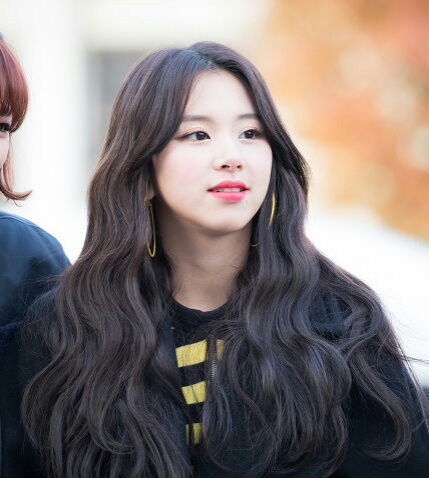
#> input picture dataset/train/Chaeyoung/1.jpg, 429 x 478 px; its folder holds only this picture in this run
$ python ProjectComputerVision.py
#> lines starting #> are read from the running program, lines starting #| are printed output that depends on the picture
#!/usr/bin/env python3

import os

import cv2
import numpy as np
from matplotlib import pyplot as plt


def get_path_list(root_path):
    '''
        To get a list of path directories from root path

        Parameters
        ----------
        root_path : str
            Location of root directory

        Returns
        -------
        list
            List containing the names of each person
    '''
    return sorted(os.listdir(root_path))


def get_class_id(root_path, train_names):
    '''
        To get a list of train images and a list of image classes id

        Parameters
        ----------
        root_path : str
            Location of images root directory
        train_names : list
            List containing the names of the train sub-directories

        Returns
        -------
        list
            List containing all image in the train directories
        list
            List containing all image classes id
    '''
#> called with root_path = './dataset/train/'
    image_list = []
    image_classes_list = []

    for idx, train_name in enumerate(train_names):
        train_dir = os.path.join(root_path, train_name)

        for image_name in get_path_list(train_dir):
            image_file = os.path.join(train_dir, image_name)
            image = cv2.imread(image_file)
#> image is the input picture: shape (478, 429, 3); mean B, G, R 122, 123.8, 133.3

            image_list.append(image)
            image_classes_list.append(idx)

    return image_list, image_classes_list


def detect_train_faces_and_filter(image_list, image_classes_list):
    '''
        To detect a face from given image list and filter it if the face on
        the given image is less than one

        Parameters
        ----------
        image_list : list
            List containing all loaded images
        image_classes_list : list
            List containing all image classes id

        Returns
        -------
        list
            List containing all filtered and cropped face images in grayscale
        list
            List containing all filtered image classes id
    '''
    train_face_grays = []
    filtered_classes_list = []

    face_cascade = cv2.CascadeClassifier("assets/haarcascade_frontalface_default.xml")

    for image, class_id in zip(image_list, image_classes_list):
        image = cv2.cvtColor(image, cv2.COLOR_BGR2GRAY)

        faces = face_cascade.detectMultiScale(
            image,
            scaleFactor=1.2,
            minNeighbors=5,
        )

        for face in faces:
            x,y,w,h = face

            train_face_grays.append(image[y:y+h, x:x+w])
            filtered_classes_list.append(class_id)

    return train_face_grays, filtered_classes_list


# [38 lines left out: function detect_test_faces_and_filter, not called in this run]


def train(train_face_grays, image_classes_list):
    '''
        To create and train face recognizer object

        Parameters
        ----------
        train_face_grays : list
            List containing all filtered and cropped face images in grayscale
        image_classes_list : list
            List containing all filtered image classes id

        Returns
        -------
        object
            Recognizer object after being trained with cropped face images
    '''
    recognizer = cv2.face.LBPHFaceRecognizer_create()
    recognizer.train(train_face_grays, np.array(image_classes_list))
    return recognizer


def get_test_images_data(test_root_path):
    '''
        To load a list of test images from given path list

        Parameters
        ----------
        test_root_path : str
            Location of images root directory

        Returns
        -------
        list
            List containing all image in the test directories
    '''
    image_list = []

    for image_name in get_path_list(test_root_path):
        image_file = os.path.join(test_root_path, image_name)

        image = cv2.imread(image_file)
        image_list.append(image)

    return image_list


# [97 lines left out: functions predict, draw_prediction_results, combine_and_show_result, not called in this run]


'''
You may modify the code below if it's marked between

-------------------
Modifiable
-------------------

and

-------------------
End of modifiable
-------------------
'''

if __name__ == "__main__":

    '''
        Please modify train_root_path value according to the location of
        your data train root directory

        -------------------
        Modifiable
        -------------------
    '''
    train_root_path = "./dataset/train/"
    '''
        -------------------
        End of modifiable
        -------------------
    '''

    train_names = get_path_list(train_root_path)
    train_image_list, image_classes_list = get_class_id(train_root_path, train_names)
#> train_image_list = 2 items; image_classes_list = [0, 1]
    train_face_grays, filtered_classes_list = detect_train_faces_and_filter(train_image_list, image_classes_list)
#> the loop in detect_train_faces_and_filter, `for image, class_id in zip(image_list, image_classes_list):` made 2 passes
#> (class_id, faces) on passes 1 to 2: (0, [[154, 83, 139, 139]]), (1, [[226, 485, 268, 268]])
#> pass 1, in detect_train_faces_and_filter, `image = cv2.cvtColor(image, cv2.COLOR_BGR2GRAY)`:
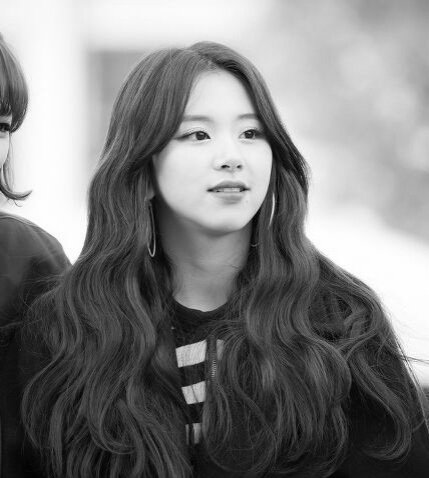
#> image: shape (478, 429); min 0, max 255, mean 126.4
#> pass 2, in detect_train_faces_and_filter, `image = cv2.cvtColor(image, cv2.COLOR_BGR2GRAY)`:
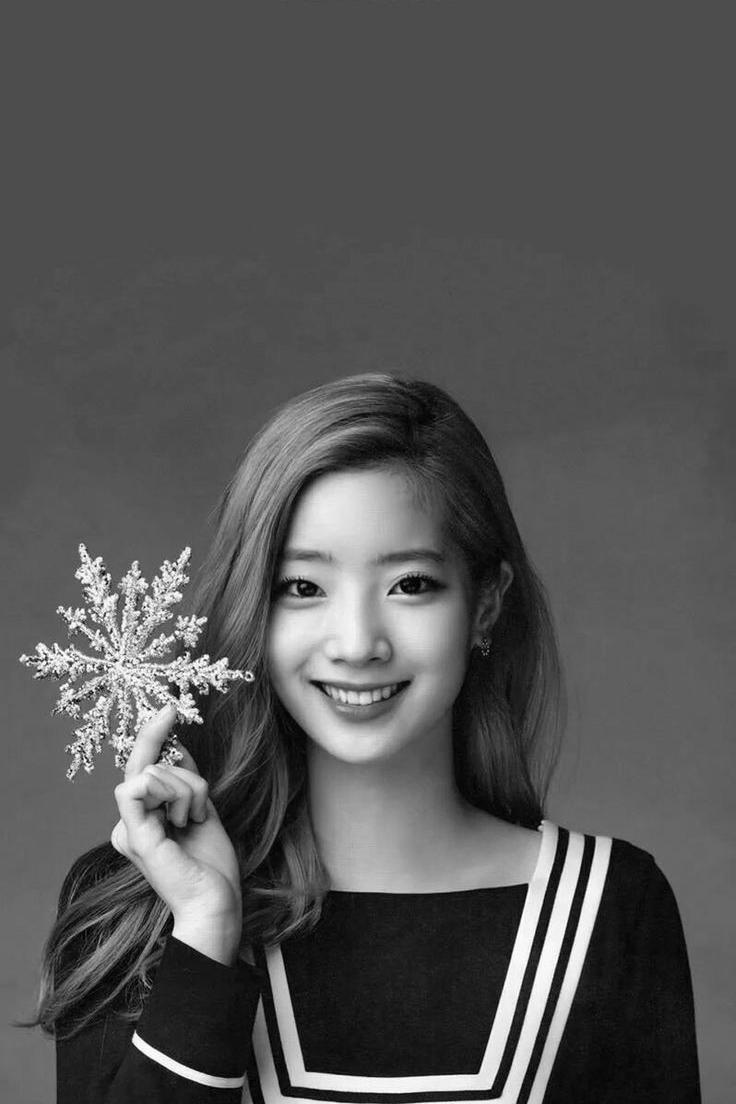
#> image: shape (1104, 736); min 0, max 255, mean 85.4
#> after the loop in detect_train_faces_and_filter, `for image, class_id in zip(image_list, image_classes_list):`: train_face_grays = 2 items
#> train_face_grays = 2 items; filtered_classes_list = [0, 1]
    recognizer = train(train_face_grays, filtered_classes_list)

    '''
        Please modify train_root_path value according to the location of
        your data train root directory

        -------------------
        Modifiable
        -------------------
    '''
    test_root_path = "./dataset/test/"
    '''
        -------------------
        End of modifiable
        -------------------
    '''

    test_image_list = get_test_images_data(test_root_path)
#> (the run stopped early here; a loop or call above may not have finished)
